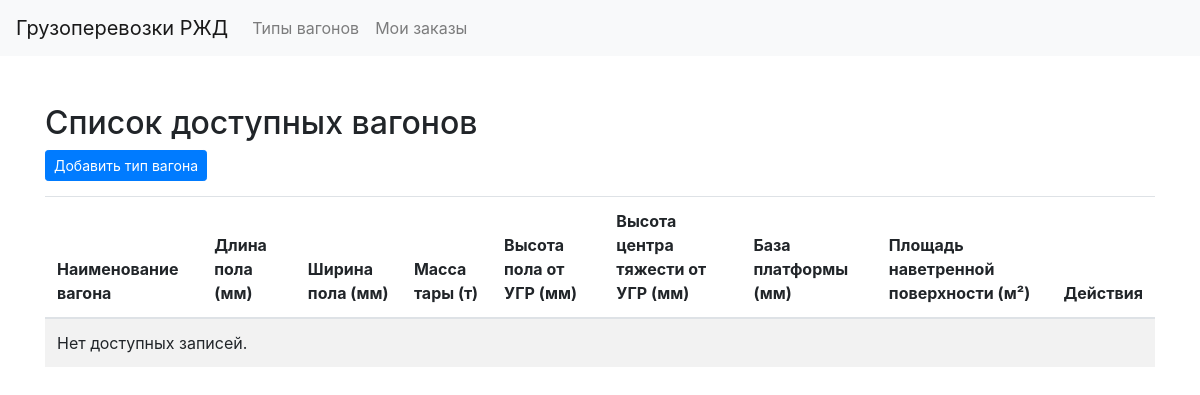
Before: /carriages/ with the older database file.
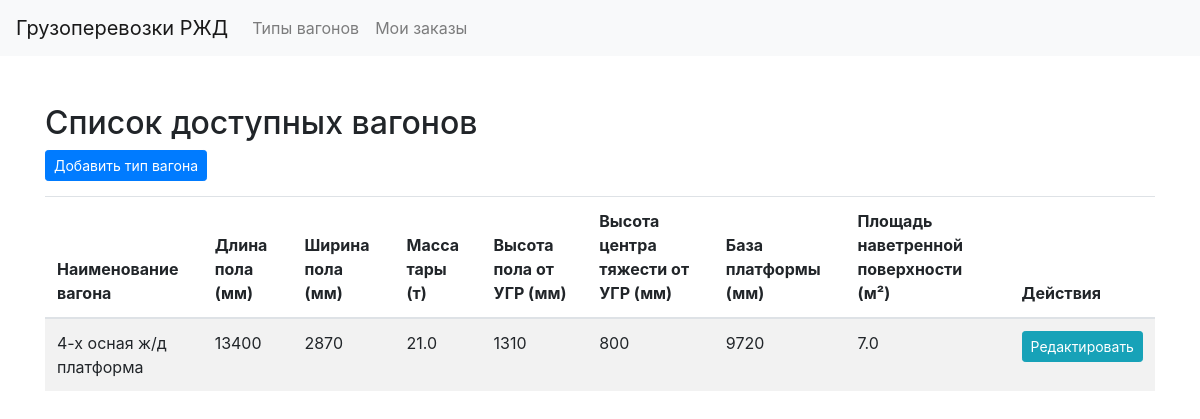
After: the same page with the newer database file.
### web_app/models.py (models this page shows, shortened)
class Carriage(models.Model):
    name = models.CharField(max_length=200, help_text='Наименование вагона')
    floor_length: int = models.IntegerField(help_text='Длина пола (мм)')
    floor_width: int = models.IntegerField(help_text='Ширина пола (мм)')
    weight: float = models.FloatField(help_text='Масса тары (т)')  # in tons
    height_from_rails: int = models.IntegerField(help_text='Высота пола от УГР (мм)')  # in millimeters
    cg_height_from_rails: int = models.IntegerField(help_text='Высота центра тяжести от УГР (мм)')  # in millimeters. C.G. - center of gravity
    base_length: int = models.IntegerField(help_text='База платформы (мм)')  # in millimeters
    s_side_surface_meters: float = models.FloatField(help_text='Площадь наветренной поверхности вагона (м²)')
    primary_key = True
    class Meta:
        ordering = ['id']

### web_app/views.py (the view)
# urls.py: path('carriages/', CarriageListView.as_view(), name='carriage_list'),
class CarriageListView(ListView):
    model = Carriage
    template_name = 'carriage/carriage_list.html'
    context_object_name = 'carriages'

### web_app/templates/carriage/carriage_list.html
{% extends "base.html" %}
{% block content %}
  <h2>Список доступных вагонов</h2>
  <a href="{% url 'carriage_create' %}" class="btn btn-primary btn-sm btn-with-margin">Добавить тип вагона</a>
  <table class="table table-striped">
    <thead>
      <tr>
        <th>Наименование вагона</th>
        <th>Длина пола (мм)</th>
        <th>Ширина пола (мм)</th>
        <th>Масса тары (т)</th>
        <th>Высота пола от УГР (мм)</th>
        <th>Высота центра тяжести от УГР (мм)</th>
        <th>База платформы (мм)</th>
        <th>Площадь наветренной поверхности (м²)</th>
        <th>Действия</th>
      </tr>
    </thead>
    <tbody>
      {% for carriage in carriages %}
        <tr>
          <td>{{ carriage.name }}</td>
          <td>{{ carriage.floor_length }}</td>
          <td>{{ carriage.floor_width }}</td>
          <td>{{ carriage.weight }}</td>
          <td>{{ carriage.height_from_rails }}</td>
          <td>{{ carriage.cg_height_from_rails }}</td>
          <td>{{ carriage.base_length }}</td>
          <td>{{ carriage.s_side_surface_meters }}</td>
          <td>
             <a href="{% url 'carriage_edit' carriage.pk %}" class="btn btn-info btn-sm">Редактировать</a>
          </td>
        </tr>
      {% empty %}
        <tr>
          <td colspan="9">Нет доступных записей.</td>
        </tr>
      {% endfor %}
    </tbody>
  </table>
{% endblock %}

### web_app/templates/base.html (shortened to what this page needs)
<!DOCTYPE html>
<html lang="en">
<head>
    {% load static %}
    <link rel="stylesheet" href="https://stackpath.bootstrapcdn.com/bootstrap/4.5.2/css/bootstrap.min.css">
    <link rel="stylesheet" href="https://cdn.jsdelivr.net/npm/bootstrap-icons@1.10.5/font/bootstrap-icons.css">
    <link rel="stylesheet" href="{% static 'custom_styles.css' %}">
</head>
<body>
<nav class="navbar navbar-expand-lg navbar-light bg-light">
    <a class="navbar-brand" href="/">Грузоперевозки РЖД</a>
    <div class="collapse navbar-collapse" id="navbarNav">
        <ul class="navbar-nav">
            <li class="nav-item">
                <a class="nav-link" href="{% url 'carriage_list' %}">Типы вагонов</a>
            </li>
            <li class="nav-item">
                <a class="nav-link" href="{% url 'order_list' %}">Мои заказы</a>
            </li>
        </ul>
    </div>
</nav>
<div class="container mt-5">
    {% block content %}{% endblock %}
</div>
</body>
</html>

### web_app/static/custom_styles.css (style rules this page uses)
.btn-with-margin { margin-bottom: 15px; margin-right: 10px; }

Changed rows visible on the page:
added Carriage: name "4-х осная ж/д платформа", floor_length "13400", floor_width "2870", weight "21.0", height_from_rails "1310", cg_height_from_rails "800", base_length "9720", s_side_surface_meters "7.0"
Other visible differences:
text no longer shown: "Нет доступных записей."
